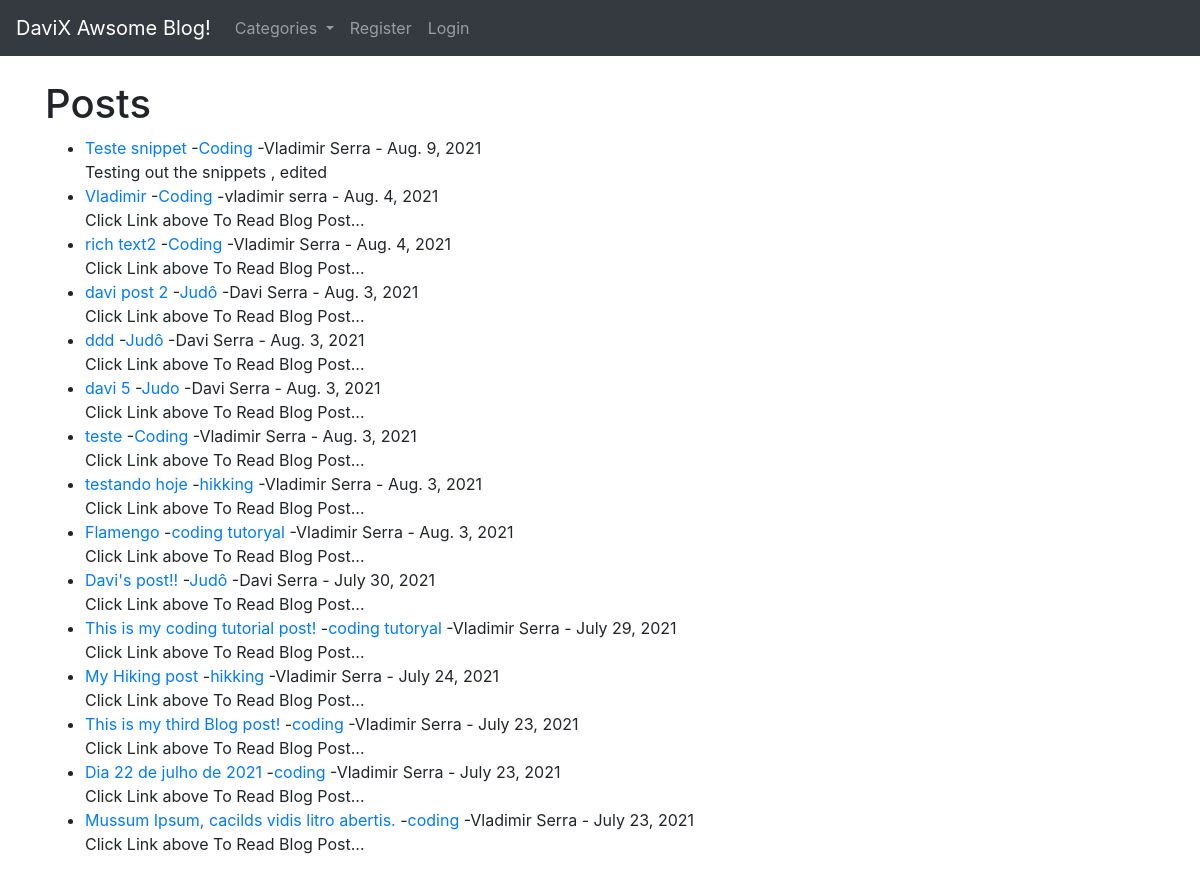
Before: / with the older database file.
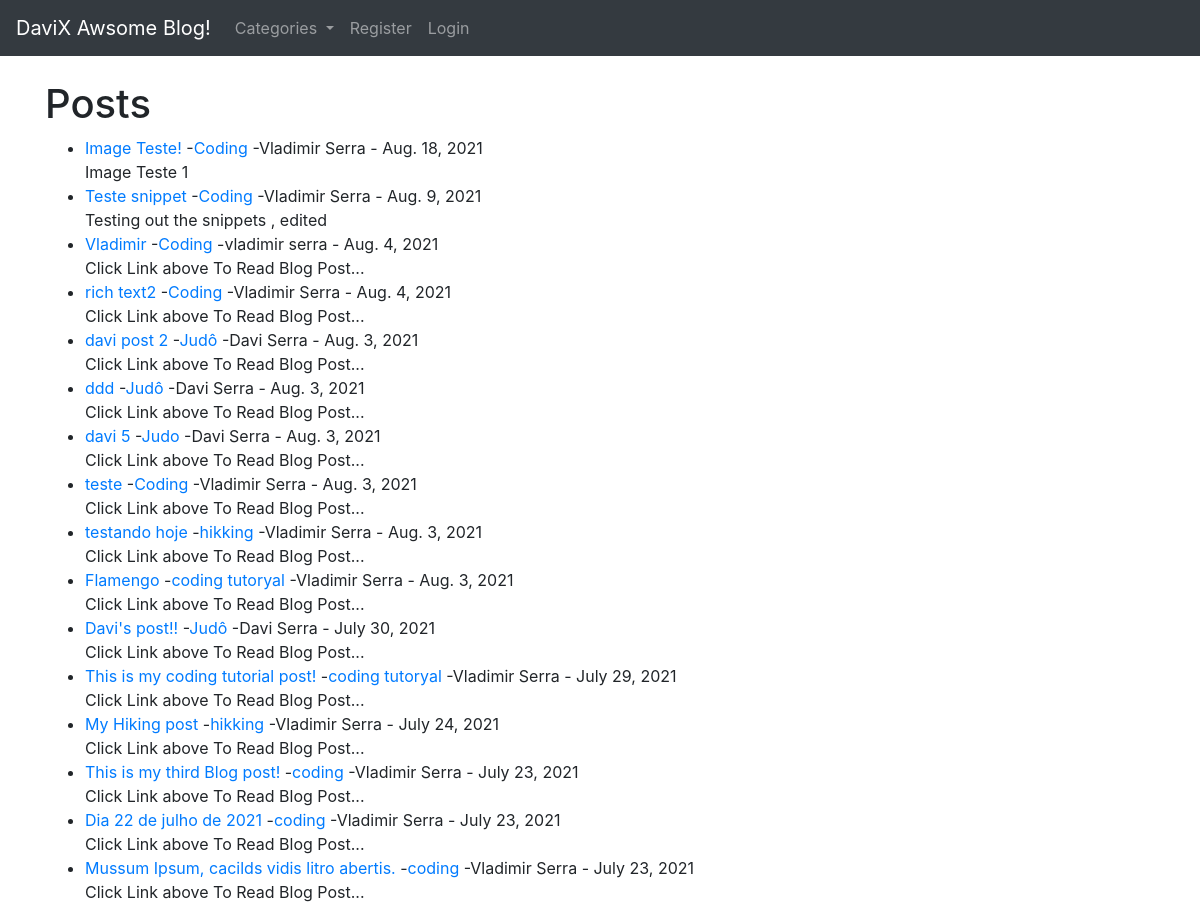
After: the same page with the newer database file.
### theblog/models.py (models this page shows, shortened)
class Post(models.Model):
    title = models.CharField(max_length=255)
    header_image = models.ImageField(null=True, blank=True, upload_to="images/")
    title_tag = models.CharField(max_length=255)
    author = models.ForeignKey(User, on_delete=models.CASCADE)
    body = RichTextField(blank=True, null=True)
    post_date = models.DateField(auto_now_add=True)
    category = models.CharField(max_length=255, default='coding')
    snippet = models.CharField(max_length=255)
    likes = models.ManyToManyField(User, related_name='blog_post')

### theblog/views.py (the view)
# urls.py: path('', HomeView.as_view(), name="home"),
class HomeView(ListView):
    model = Post
    template_name = 'home.html'
    ordering = ['-post_date']
    def get_context_data(self, *args, **kwargs):
        cat_menu = Category.objects.all()
        context = super(HomeView, self).get_context_data(*args, **kwargs)
        context['cat_menu'] = cat_menu
        return context

### theblog/models.py (called while the page is built)
    def __str__(self):
        return self.name

### theblog/templates/home.html (shortened to what this page needs)
{% extends 'base.html' %}
{% block content %}
<h1>Posts</h1>
<ul>
    {% for post in object_list %}
    <li><a href="{% url 'article-detail' post.pk %}">
            {{ post.title }} </a>
       -<a href="{% url 'category' post.category|slugify %}">{{ post.category}}</a>
       -{{ post.author.first_name }}
        {{ post.author.last_name }} -
            {{post.post_date}} <br/>
        {{ post.snippet }}</li>
    {% endfor %}
</ul>
{% endblock %}

Changed rows visible on the page:
added Post: title "Image Teste!", category "Coding", author.first_name "Vladimir", author.last_name "Serra", post_date "Aug. 18, 2021", snippet "Image Teste 1"
